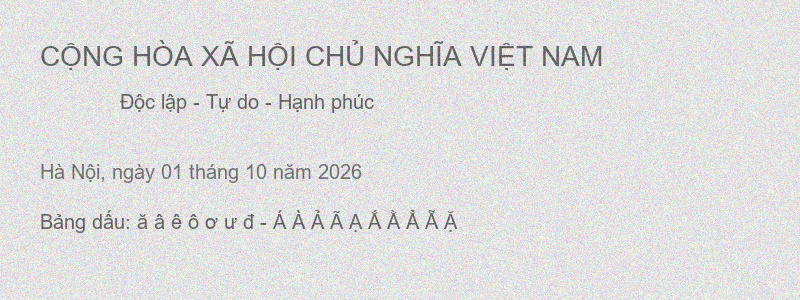
#> input picture backend/tests/fixtures/scan_noisy_low_contrast.png, 800 x 300 px
$ python -i preprocessor.py   (imports and definitions only)
#> lines starting #> are read from the running program, lines starting #| are printed output that depends on the picture; after the words box and inside, x2 and y2 are one past the last pixel; in counts of white or black regions, pixels touching at a corner belong together
### backend/app/core/logging.py
"""Logging configuration for Document Assistant Backend.

Ensures structured, privacy-preserving logging without leaking sensitive document
content or raw OCR text into console or log files.
"""

import logging
import sys
from typing import Optional


def setup_logger(
    name: str = "document_assistant",
    level: str = "INFO",
    log_file: Optional[str] = None,
) -> logging.Logger:
    """Configures and returns an application logger.

    Args:
        name: Name of the logger instance.
        level: Logging level ('DEBUG', 'INFO', 'WARNING', 'ERROR').
        log_file: Optional file path to output logs to.

    Returns:
        Configured logging.Logger instance.
    """
    logger = logging.getLogger(name)

    # Avoid duplicate handlers if setup_logger is called repeatedly
    if logger.handlers:
        return logger

    numeric_level = getattr(logging, level.upper(), logging.INFO)
    logger.setLevel(numeric_level)

    formatter = logging.Formatter(
        fmt="%(asctime)s [%(levelname)s] [%(name)s]: %(message)s",
        datefmt="%Y-%m-%d %H:%M:%S",
    )

    console_handler = logging.StreamHandler(sys.stderr)
    console_handler.setLevel(numeric_level)
    console_handler.setFormatter(formatter)
    logger.addHandler(console_handler)

    if log_file:
        file_handler = logging.FileHandler(log_file, encoding="utf-8")
        file_handler.setLevel(numeric_level)
        file_handler.setFormatter(formatter)
        logger.addHandler(file_handler)

    return logger


# Default application-wide logger
logger = setup_logger()

### backend/app/services/image/preprocessor.py
"""Image preprocessing pipeline for document OCR and cleanup.

Includes deskewing, denoising, contrast enhancement (CLAHE), adaptive binarization,
border cleanup, and flexible resolution resizing.
"""

from pathlib import Path
from typing import Optional, Tuple, Union
import cv2
import numpy as np
from PIL import Image

from app.core.exceptions import InvalidDocumentError
from app.core.logging import logger


class ImagePreprocessor:
    """Configurable preprocessing engine for document images prior to OCR or export."""

    # [33 lines left out: function load_image, not called in this run]

    @staticmethod
    def to_grayscale(image: np.ndarray) -> np.ndarray:
        """Converts an image to single-channel grayscale if needed."""
        if len(image.shape) == 2:
            return image
        if len(image.shape) == 3 and image.shape[2] == 4:
            image = cv2.cvtColor(image, cv2.COLOR_BGRA2BGR)
        return cv2.cvtColor(image, cv2.COLOR_BGR2GRAY)

    # [59 lines left out: functions resize, denoise, enhance_contrast, threshold, not called in this run]

    @staticmethod
    def detect_skew_angle(image: np.ndarray) -> float:
        """Detects document skew angle in degrees using minimum bounding box of text lines."""
        gray = ImagePreprocessor.to_grayscale(image)
        # Invert colors: text = white, background = black
        thresh = cv2.threshold(gray, 0, 255, cv2.THRESH_BINARY_INV + cv2.THRESH_OTSU)[1]
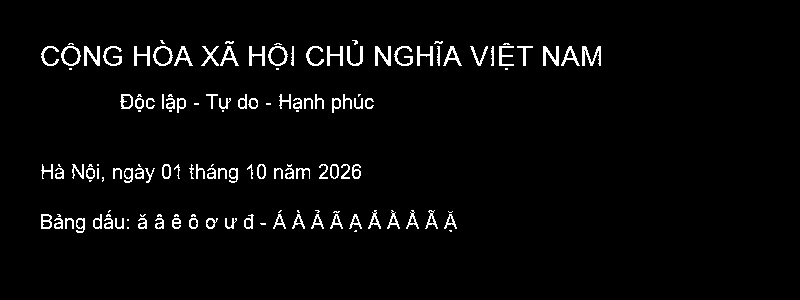
#> thresh: shape (300, 800); 3.3% white in thin lines or dots, all inside (x1, y1, x2, y2) = (41, 40, 601, 233)

        # Use morphological dilation to connect text glyphs into line blocks
        kernel = cv2.getStructuringElement(cv2.MORPH_RECT, (30, 5))
        dilated = cv2.dilate(thresh, kernel, iterations=2)
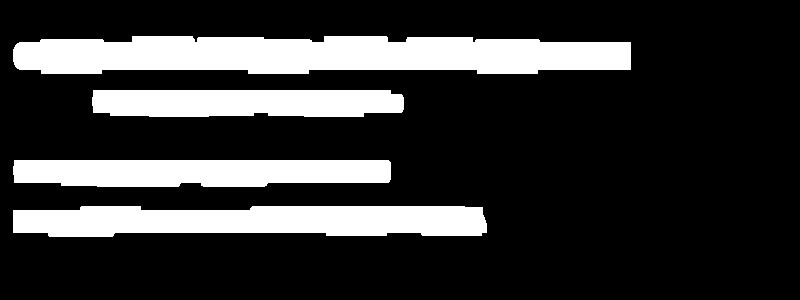
#> dilated: shape (300, 800); 20.8% white; 4 white regions

        # Find text contours
        contours, _ = cv2.findContours(dilated, cv2.RETR_LIST, cv2.CHAIN_APPROX_SIMPLE)
#> contours = 4 contours; box (x1, y1, x2, y2) and area: (13, 36, 631, 74) 19280, (13, 206, 487, 237) 12146, (13, 160, 391, 187) 8974, (92, 90, 404, 117) 7607
        angles = []

        for cnt in contours:
            area = cv2.contourArea(cnt)
            if area < 500:  # Ignore tiny noise
                continue
            rect = cv2.minAreaRect(cnt)
            angle = rect[-1]
            if angle < -45:
                angle = -(90 + angle)
            elif angle > 45:
                angle = 90 - angle
            else:
                angle = -angle

            if abs(angle) < 45.0:  # Only consider reasonable document tilt
                angles.append(angle)
#> this loop made 4 passes
#> (area, rect) on passes 1 to 4: (12145.5, ((249.5, 221), (30, 473), -90)), (8974, ((201.5, 173), (26, 377), -90)), (7607, ((247.5, 103), (26, 311), -90)), (19279.5, ((321.5, 54.5), (37, 617), -90))
#> after the loop, angles = [0, 0, 0, 0]

        if not angles:
            return 0.0

        # Return median angle to be robust against outliers
        return float(np.median(angles))

    @staticmethod
    def deskew(image: np.ndarray, angle: Optional[float] = None) -> np.ndarray:
        """Rotates image to correct document tilt."""
        if angle is None:
            angle = ImagePreprocessor.detect_skew_angle(image)
#> angle = 0

        if abs(angle) < 0.2:  # Negligible skew
            return image

        h, w = image.shape[:2]
        center = (w // 2, h // 2)
        rotation_matrix = cv2.getRotationMatrix2D(center, angle, 1.0)

        # Adjust bounding box size to avoid clipping rotated corners
        cos = np.abs(rotation_matrix[0, 0])
        sin = np.abs(rotation_matrix[0, 1])
        new_w = int((h * sin) + (w * cos))
        new_h = int((h * cos) + (w * sin))

        rotation_matrix[0, 2] += (new_w / 2) - center[0]
        rotation_matrix[1, 2] += (new_h / 2) - center[1]

        rotated = cv2.warpAffine(
            image,
            rotation_matrix,
            (new_w, new_h),
            flags=cv2.INTER_CUBIC,
            borderMode=cv2.BORDER_REPLICATE,
        )
        return rotated

    # [79 lines left out: functions cleanup_border, process, to_pil, not called in this run]

>>> import cv2
>>> picture = cv2.cvtColor(cv2.imread('../../../tests/fixtures/scan_noisy_low_contrast.png'), cv2.COLOR_BGR2RGB)
>>> result = ImagePreprocessor().deskew(picture)
